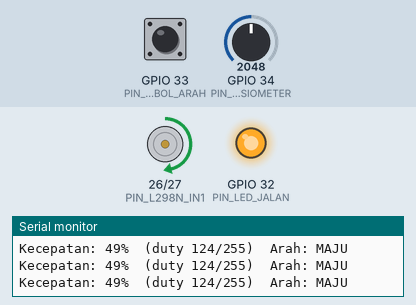
Simulated run of this sketch. Board: ESP32. On the bench: motor-driver pin pairs drawn as motors (green arrow = first pin HIGH = forward, orange = second pin HIGH = backward, longer = more drive, scaled by the enable pin), output pins drawn as LEDs (lit = HIGH), the last lines printed to the serial monitor. The inputs (shaded band) are chosen by the test bench; at power-on: GPIO 33 (PIN_TOMBOL_ARAH) HIGH, GPIO 34 (PIN_POTENSIOMETER) = 2048.

Above: at 1.2 s.
1.3 s: GPIO 33 (PIN_TOMBOL_ARAH) pulled LOW for 0.15 s
At 2.6 s:
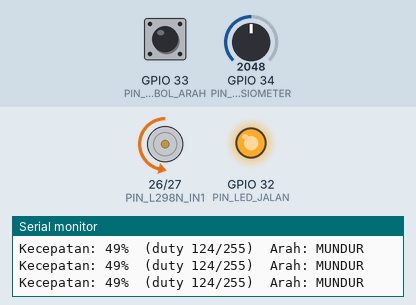
2.9 s: GPIO 34 (PIN_POTENSIOMETER) set to 2866
At 3.6 s:
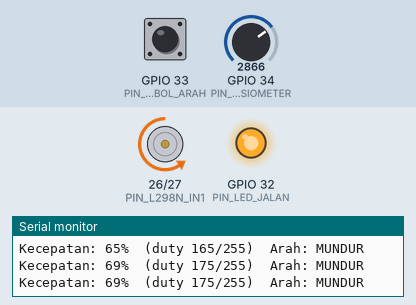
4.4 s: GPIO 33 (PIN_TOMBOL_ARAH) pulled LOW for 1 s
At 5.4 s:
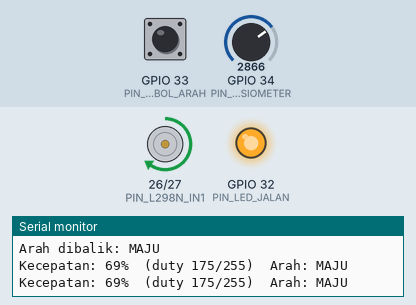
6.9 s: GPIO 34 (PIN_POTENSIOMETER) set to 3603
At 7.7 s:
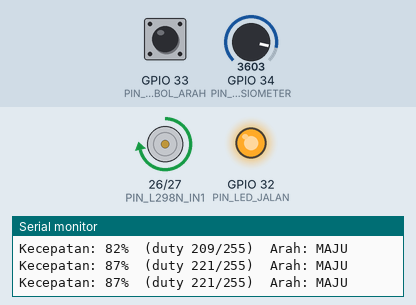
8.4 s: GPIO 33 (PIN_TOMBOL_ARAH) pulled LOW for 0.15 s
At 9.5 s:
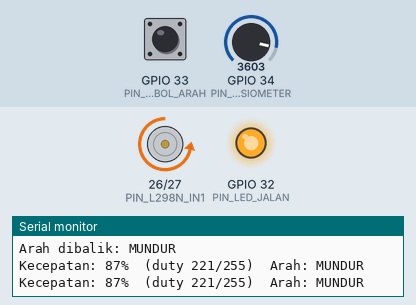
10.0 s: GPIO 34 (PIN_POTENSIOMETER) set to 491
At 11.4 s:
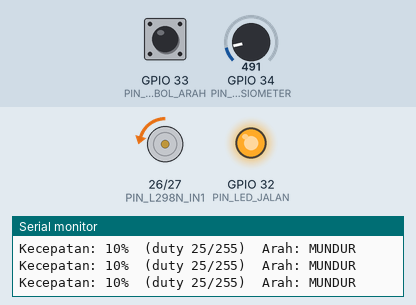
Timing chart, 0 to 12.5 s (numbered marks = the images above; inputs shaded):
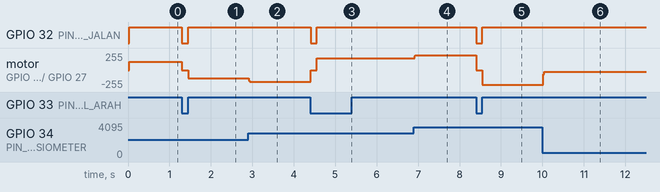

Measured:
- after the input at 1.3 s, GPIO 32 (PIN_LED_JALAN): HIGH → LOW at once, → HIGH 0.15 s later; motor on GPIO 26 (PIN_L298N_IN1) / GPIO 27 (PIN_L298N_IN2): forward 124/255 → stopped at once, → backward 124/255 0.15 s later
- after the input at 2.9 s, motor on GPIO 26 (PIN_L298N_IN1) / GPIO 27 (PIN_L298N_IN2): backward 124/255 → backward 174/255 at once
- after the input at 4.4 s, GPIO 32 (PIN_LED_JALAN): HIGH → LOW at once, → HIGH 0.15 s later; motor on GPIO 26 (PIN_L298N_IN1) / GPIO 27 (PIN_L298N_IN2): backward 174/255 → stopped at once, → forward 174/255 0.15 s later
- after the input at 6.9 s, motor on GPIO 26 (PIN_L298N_IN1) / GPIO 27 (PIN_L298N_IN2): forward 174/255 → forward 220/255 at once
- after the input at 8.4 s, GPIO 32 (PIN_LED_JALAN): HIGH → LOW at once, → HIGH 0.15 s later; motor on GPIO 26 (PIN_L298N_IN1) / GPIO 27 (PIN_L298N_IN2): forward 220/255 → stopped at once, → backward 220/255 0.15 s later
- after the input at 10.0 s, motor on GPIO 26 (PIN_L298N_IN1) / GPIO 27 (PIN_L298N_IN2): backward 220/255 → backward 25/255 at once

The sketch:

PengaturKecepatanMotorDcPwm.ino
```cpp
// PengaturKecepatanMotorDcPwm — Pengatur kecepatan motor DC dengan PWM
// (ESP32 + potensiometer + driver L298N + motor DC + tombol arah)
// ---------------------------------------------------------------------------
// Putar potensiometer: kecepatan motor berubah halus dari berhenti sampai
// penuh. ESP32 membaca tegangan wiper potensiometer lewat ADC 12-bit,
// mengubahnya jadi persen kecepatan 0-100%, lalu mengirim sinyal PWM ke
// pin ENA driver L298N. Semakin besar duty cycle PWM, semakin besar
// tegangan rata-rata yang diterima motor, semakin kencang putarannya.
// Tombol tekan membalik arah putar (maju/mundur) lewat pin IN1/IN2 L298N.
// LED hijau menyala selama motor berputar, padam saat motor berhenti.
//
// Kenapa PWM, bukan tegangan langsung? Potensiometer sebagai pembagi
// tegangan langsung ke motor akan membuang daya jadi panas dan motor
// berputar kasar. PWM menyalakan-mematikan motor ribuan kali per detik
// (di sini 5 kHz) — motor merespons tegangan rata-ratanya, jadi putaran
// halus, efisien, dan torsi di kecepatan rendah tetap terjaga.
//
// Wiring (lihat schematic.png):
//   Potensiometer 10k  wiper (tengah) -> GPIO34 (ADC1, hanya input)
//   Potensiometer 10k  ujung kiri     -> GND
//   Potensiometer 10k  ujung kanan    -> 3V3
//   L298N  IN1  -> GPIO26
//   L298N  IN2  -> GPIO27
//   L298N  ENA  -> GPIO25 (PWM)
//   L298N  OUT1 / OUT2 -> motor DC (dua kabel motor, bolak-balik bebas)
//   L298N  +12V -> adaptor 12V (catu motor, JANGAN dari pin ESP32)
//   L298N  GND  -> GND ESP32 (GND harus disatukan)
//   L298N  5V   -> (jumper 5V EN terpasang) catu logika dari regulator L298N
//   Tombol arah  kaki 1 -> GPIO33 (INPUT_PULLUP, aktif LOW)
//   Tombol arah  kaki 2 -> GND
//   LED hijau (seri resistor 220 ohm)  anoda -> GPIO32, katoda -> GND
//   ESP32 dicatu USB 5V.
//
// PERHATIAN:
//   - Motor DC dicatu adaptor 12V sendiri lewat L298N. Jangan mencatu
//     motor dari pin 5V/3V3 ESP32 — arusnya tidak cukup dan bisa merusak
//     board. Arus motor maksimal 2A per kanal (L298N), pakai motor DC
//     12V di bawah 2A. Motor yang lebih besar butuh driver yang lebih kuat.
//   - Duty cycle di bawah kira-kira 25% sering belum cukup memutar motor
//     (tergantung beban dan motornya) — putar potensiometer sedikit lebih
//     jauh sampai motor mulai berputar. Itu normal, bukan kerusakan.
//   - Saat membalik arah, kode mematikan PWM sebentar (150 ms) supaya
//     motor berhenti dulu sebelum berputar berlawanan arah — melindungi
//     driver dan gir motor dari hentakan.
//
// Library yang dipakai: tidak ada (hanya API bawaan ESP32: ADC + ledc).
// ---------------------------------------------------------------------------

// ------------------------- Konfigurasi -------------------------------------
// Pin input dan aktuator.
constexpr uint8_t PIN_POTENSIOMETER = 34;  // wiper potensiometer (ADC1_CH6)
constexpr uint8_t PIN_L298N_IN1     = 26;  // arah putar motor (L298N IN1)
constexpr uint8_t PIN_L298N_IN2     = 27;  // arah putar motor (L298N IN2)
constexpr uint8_t PIN_L298N_ENA     = 25;  // kecepatan motor (PWM, L298N ENA)
constexpr uint8_t PIN_TOMBOL_ARAH   = 33;  // tombol balik arah, aktif LOW
constexpr uint8_t PIN_LED_JALAN     = 32;  // LED hijau, nyala saat motor jalan

// Parameter PWM (ledc, API baru ESP32 core 3.x/4.x).
constexpr uint32_t FREKUENSI_PWM_HZ = 5000;  // 5 kHz, di atas jangkauan dengar
constexpr uint8_t  RESOLUSI_PWM_BIT = 8;     // duty 0-255
constexpr uint8_t  DUTY_MAKSIMAL     = 255;  // duty penuh (100%)

// Parameter pembacaan potensiometer (ADC 12-bit: 0-4095).
constexpr uint16_t ADC_MAKSIMAL   = 4095;  // nilai ADC saat wiper di 3V3
constexpr uint16_t AMBANG_MATI    = 80;    // di bawah ini motor dianggap mati
constexpr uint8_t  JUMLAH_SAMPEL  = 10;    // sampel ADC yang dirata-rata
constexpr uint16_t JEDA_SAMPEL_MS = 2;     // jeda antar sampel ADC

// Parameter tombol arah (debounce + jeda balik arah).
constexpr uint16_t DEBOUNCE_TOMBOL_MS = 50;   // abaikan pantulan tombol
constexpr uint16_t JEDA_BALIK_ARAH_MS = 150;  // motor berhenti dulu sebelum balik

// Interval tampil status di Serial Monitor.
constexpr uint16_t INTERVAL_STATUS_MS = 500;

// ------------------------- Status ------------------------------------------
// Arah putar motor: true = maju (IN1 HIGH, IN2 LOW), false = mundur.
bool arahMaju = true;
// Status tombol sebelumnya (untuk deteksi tepi + debounce).
bool tombolTerakhirDitekan = false;
uint32_t waktuTombolTerakhirMs = 0;
// Kecepatan terakhir (persen) untuk Serial Monitor.
uint8_t persenTerakhir = 255;  // 255 = belum pernah tampil
uint32_t waktuStatusTerakhirMs = 0;

// ------------------------- Fungsi ------------------------------------------
// Baca potensiometer (rata-rata 10 sampel) dan kembalikan persen 0-100.
// Di bawah AMBANG_MATI hasilnya 0 — zona mati di ujung putaran.
uint8_t bacaPersenPotensio() {
  uint32_t jumlah = 0;
  for (uint8_t i = 0; i < JUMLAH_SAMPEL; i++) {
    jumlah += analogRead(PIN_POTENSIOMETER);
    delay(JEDA_SAMPEL_MS);
  }
  const uint16_t rataRata = jumlah / JUMLAH_SAMPEL;
  if (rataRata <= AMBANG_MATI) {
    return 0;
  }
  // Petakan sisa rentang ADC (AMBANG_MATI-4095) ke persen 0-100.
  return map(rataRata, AMBANG_MATI, ADC_MAKSIMAL, 0, 100);
}

// Ubah persen kecepatan (0-100) jadi duty PWM (0-255).
uint8_t persenKeDuty(uint8_t persen) {
  return map(persen, 0, 100, 0, DUTY_MAKSIMAL);
}

// Atur arah putar lewat IN1/IN2 L298N (tanpa mengubah kecepatan).
void aturArah(bool maju) {
  digitalWrite(PIN_L298N_IN1, maju ? HIGH : LOW);
  digitalWrite(PIN_L298N_IN2, maju ? LOW : HIGH);
}

// Atur kecepatan motor (duty PWM) dan LED indikator jalan.
void aturKecepatan(uint8_t duty) {
  ledcWrite(PIN_L298N_ENA, duty);
  digitalWrite(PIN_LED_JALAN, duty > 0 ? HIGH : LOW);
}

// Tangani tombol arah: sekali tekan (tepi turun + debounce) balik arah.
// Motor dimatikan sebentar dulu supaya tidak menghentak saat berbalik.
void tanganiTombolArah(uint8_t dutySaatIni) {
  const bool ditekan = digitalRead(PIN_TOMBOL_ARAH) == LOW;
  const uint32_t sekarang = millis();
  if (ditekan && !tombolTerakhirDitekan &&
      sekarang - waktuTombolTerakhirMs > DEBOUNCE_TOMBOL_MS) {
    waktuTombolTerakhirMs = sekarang;
    arahMaju = !arahMaju;
    aturKecepatan(0);              // berhenti dulu
    delay(JEDA_BALIK_ARAH_MS);     // tunggu motor berhenti
    aturArah(arahMaju);            // balik IN1/IN2
    aturKecepatan(dutySaatIni);    // lanjut dengan kecepatan yang sama
    Serial.print("Arah dibalik: ");
    Serial.println(arahMaju ? "MAJU" : "MUNDUR");
  }
  tombolTerakhirDitekan = ditekan;
}

// Tampilkan kecepatan + arah di Serial Monitor tiap 500 ms (bila berubah).
void tampilkanStatus(uint8_t persen, uint8_t duty) {
  const uint32_t sekarang = millis();
  if (persen == persenTerakhir &&
      sekarang - waktuStatusTerakhirMs < INTERVAL_STATUS_MS) {
    return;
  }
  persenTerakhir = persen;
  waktuStatusTerakhirMs = sekarang;
  Serial.print("Kecepatan: ");
  Serial.print(persen);
  Serial.print("%  (duty ");
  Serial.print(duty);
  Serial.print("/255)  Arah: ");
  Serial.println(arahMaju ? "MAJU" : "MUNDUR");
}

// ------------------------- Setup & loop ------------------------------------
void setup() {
  Serial.begin(115200);
  pinMode(PIN_L298N_IN1, OUTPUT);
  pinMode(PIN_L298N_IN2, OUTPUT);
  pinMode(PIN_TOMBOL_ARAH, INPUT_PULLUP);
  pinMode(PIN_LED_JALAN, OUTPUT);

  // PWM 5 kHz, resolusi 8-bit di pin ENA (API ledc baru core 3.x/4.x).
  ledcAttach(PIN_L298N_ENA, FREKUENSI_PWM_HZ, RESOLUSI_PWM_BIT);

  aturArah(arahMaju);
  aturKecepatan(0);
  Serial.println("Pengatur kecepatan motor DC PWM siap.");
  Serial.println("Putar potensiometer untuk mengatur kecepatan,");
  Serial.println("tekan tombol untuk membalik arah putar.");
}

void loop() {
  const uint8_t persen = bacaPersenPotensio();
  const uint8_t duty = persenKeDuty(persen);
  tanganiTombolArah(duty);
  aturKecepatan(duty);
  tampilkanStatus(persen, duty);
}
```
